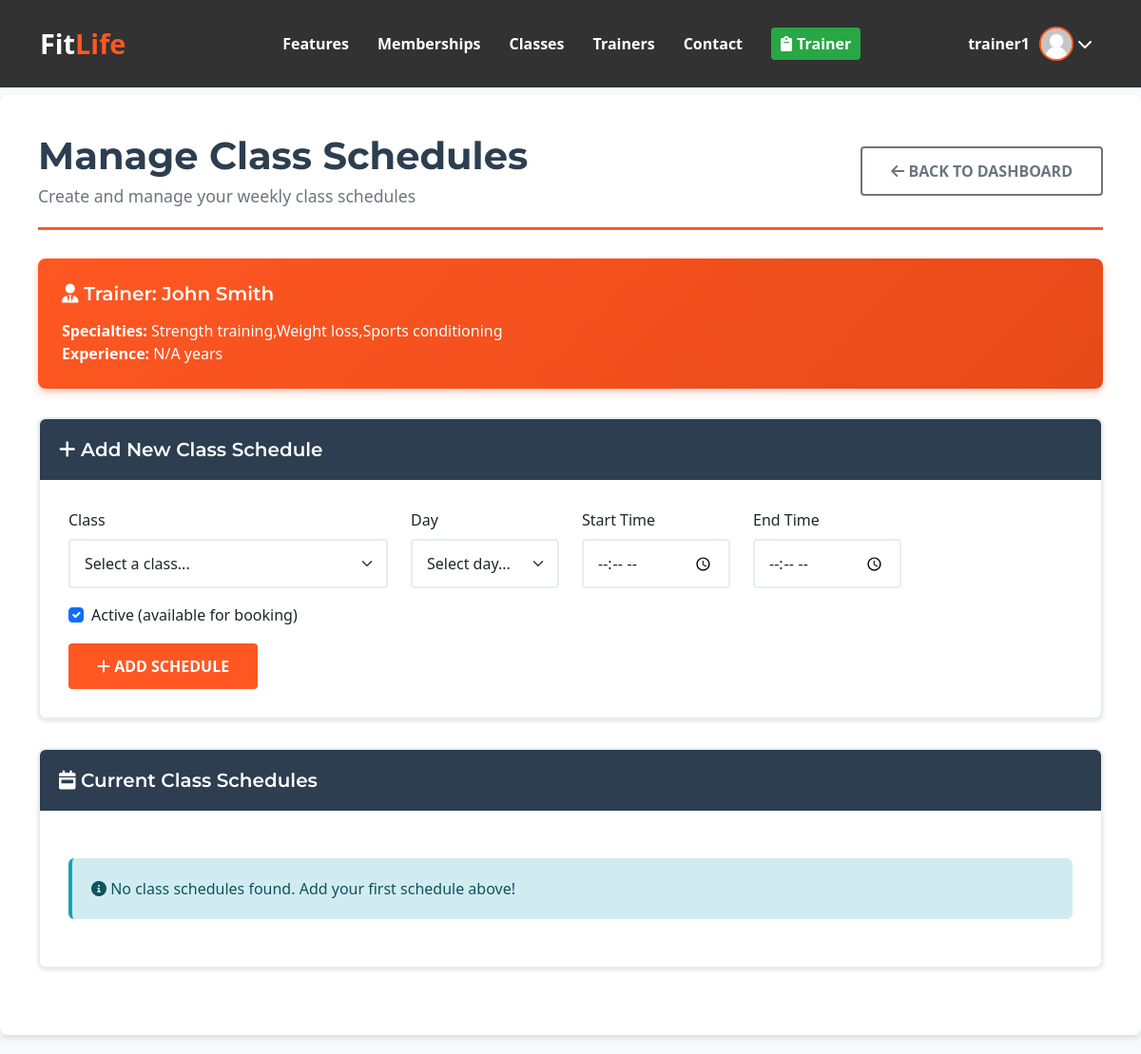
/pages/manage-schedules.php (signed in), run on the app's committed database.
### tables this page shows
CREATE TABLE IF NOT EXISTS trainers (
    id INT AUTO_INCREMENT PRIMARY KEY,
    user_id INT NOT NULL UNIQUE,
    name VARCHAR(100) NOT NULL,
    bio TEXT,
    specialties TEXT,
    image_url VARCHAR(255),
    is_active BOOLEAN DEFAULT TRUE,
    created_at TIMESTAMP DEFAULT CURRENT_TIMESTAMP,
    FOREIGN KEY (user_id) REFERENCES users(id) ON DELETE CASCADE
);

### pages/manage-schedules.php (the view, shortened to what this page needs)
<?php
require_once __DIR__ . '/../includes/db_connect.php';
$trainer_id = $_SESSION['user_id'];
$trainer_stmt = $pdo->prepare("SELECT * FROM trainers WHERE user_id = ?");
$trainer_stmt->execute([$trainer_id]);
$trainer = $trainer_stmt->fetch(PDO::FETCH_ASSOC);
$schedules_stmt = $pdo->prepare("
    SELECT cs.*, c.name as class_name, c.description, c.capacity
    FROM class_schedules cs
    JOIN classes c ON cs.class_id = c.id
    WHERE c.trainer_id = ?
    ORDER BY FIELD(cs.day_of_week, 'Monday', 'Tuesday', 'Wednesday', 'Thursday', 'Friday', 'Saturday', 'Sunday'), cs.start_time
");
$schedules_stmt->execute([$trainer['id']]);
$existing_schedules = $schedules_stmt->fetchAll(PDO::FETCH_ASSOC);
?>
<!DOCTYPE html>
<html lang="en">
<head>
    <link rel="stylesheet" href="https://cdnjs.cloudflare.com/ajax/libs/font-awesome/6.0.0/css/all.min.css">
    <link rel="stylesheet" href="../assets/css/styles.css">
    <link rel="stylesheet" href="../assets/css/navbar.css">
    <link href="https://cdn.jsdelivr.net/npm/bootstrap@5.1.3/dist/css/bootstrap.min.css" rel="stylesheet">
</head>
<body>
    <?php include_once __DIR__ . '/../includes/components/navbar.php'; ?>
<div class="main-container">
    <div class="page-header">
        <div class="d-flex justify-content-between align-items-center">
            <div>
                <h1>Manage Class Schedules</h1>
                <p>Create and manage your weekly class schedules</p>
            </div>
            <a href="trainer-dashboard.php" class="btn btn-outline-secondary">
                <i class="fas fa-arrow-left"></i> Back to Dashboard
            </a>
        </div>
    </div>
    <div class="info-card">
        <h5>
            <i class="fas fa-user-tie"></i> Trainer: <?php echo htmlspecialchars($trainer['name']); ?>
        </h5>
        <p class="mb-0">
            <strong>Specialties:</strong> <?php echo htmlspecialchars($trainer['specialties']); ?><br>
            <strong>Experience:</strong> <?php echo isset($trainer['experience_years']) ? htmlspecialchars($trainer['experience_years']) : 'N/A'; ?> years
        </p>
    </div>
    <div class="form-card">
        <div class="form-card-header">
            <h5><i class="fas fa-plus"></i> Add New Class Schedule</h5>
        </div>
        <div class="form-card-body">
                    <form id="scheduleForm">
                        <div class="row">
                            <div class="col-md-4">
                                <label for="class_id" class="form-label">Class</label>
                                <select class="form-select" id="class_id" name="class_id" required>
                                    <option value="">Select a class...</option>
                                </select>
                            </div>
                            <div class="col-md-2">
                                <label for="day_of_week" class="form-label">Day</label>
                                <select class="form-select" id="day_of_week" name="day_of_week" required>
                                    <option value="">Select day...</option>
                                </select>
                            </div>
                            <div class="col-md-2">
                                <label for="start_time" class="form-label">Start Time</label>
                                <input type="time" class="form-control" id="start_time" name="start_time" required>
                            </div>
                            <div class="col-md-2">
                                <label for="end_time" class="form-label">End Time</label>
                                <input type="time" class="form-control" id="end_time" name="end_time" required>
                            </div>
                        </div>
                        <div class="row mt-3">
                            <div class="col-md-12">
                                <div class="form-check">
                                    <input class="form-check-input" type="checkbox" id="is_active" name="is_active" checked>
                                    <label class="form-check-label" for="is_active">
                                        Active (available for booking)
                                    </label>
                                </div>
                            </div>
                        </div>
                        <div class="row mt-3">
                            <div class="col-md-12">
                                <button type="submit" class="btn btn-primary">
                                    <i class="fas fa-plus"></i> Add Schedule
                                </button>
                            </div>
                        </div>
                    </form>
        </div>
    </div>
    <div class="form-card">
        <div class="form-card-header">
            <h5><i class="fas fa-calendar-week"></i> Current Class Schedules</h5>
        </div>
        <div class="form-card-body">
                    <?php if (empty($existing_schedules)): ?>
                        <div class="alert alert-info">
                            <i class="fas fa-info-circle"></i> No class schedules found. Add your first schedule above!
                        </div>
                    <?php endif; ?>
        </div>
    </div>
</div>
</body>
</html>

### assets/css/styles.css (style rules this page uses)
:root { --primary: #ff5722; --secondary: #2c3e50; --light: #f8f9fa; --dark: #212529; --success: #28a745; --gray: #6c757d; }
* { margin: 0; padding: 0; box-sizing: border-box; }
body { font-family: 'Open Sans', sans-serif; line-height: 1.6; color: var(--dark); overflow-x: hidden; padding-top: 80px; }
h1, h2, h3, h4, h5, h6 { font-family: 'Montserrat', sans-serif; font-weight: 700; margin-bottom: 1rem; }
.btn { display: inline-block; padding: 12px 30px; background-color: var(--primary); color: white; border: none; border-radius: 4px; font-weight: 600; text-decoration: none; text-transform: uppercase; transition: all 0.3s ease; cursor: pointer; }

### pages/manage-schedules.php (style rules this page uses)
body { background-color: var(--light); padding-top: 80px; }
.main-container { background-color: white; border-radius: 8px; box-shadow: 0 4px 6px rgba(0,0,0,0.1); padding: 40px; margin: 20px auto; max-width: 1200px; }
.page-header { border-bottom: 3px solid var(--primary); padding-bottom: 20px; margin-bottom: 30px; }
.page-header h1 { color: var(--secondary); font-family: 'Montserrat', sans-serif; font-weight: 700; margin-bottom: 5px; }
.page-header p { color: var(--gray); font-size: 1.1rem; margin-bottom: 0; }
.info-card { background: linear-gradient(135deg, var(--primary) 0%, #e64a19 100%); color: white; border-radius: 8px; padding: 25px; margin-bottom: 30px; box-shadow: 0 4px 8px rgba(255, 87, 34, 0.3); }
.info-card h5 { font-family: 'Montserrat', sans-serif; font-weight: 600; margin-bottom: 15px; }
.form-card { background-color: white; border: 2px solid #e9ecef; border-radius: 8px; margin-bottom: 30px; overflow: hidden; box-shadow: 0 2px 4px rgba(0,0,0,0.1); }
.form-card-header { background-color: var(--secondary); color: white; padding: 20px; border-bottom: none; }
.form-card-header h5 { font-family: 'Montserrat', sans-serif; font-weight: 600; margin: 0; }
.form-card-body { padding: 30px; }
.form-control, .form-select { border: 2px solid #e9ecef; border-radius: 4px; padding: 12px 15px; font-size: 1rem; transition: all 0.3s ease; }
.btn { padding: 12px 30px; font-weight: 600; text-transform: uppercase; border-radius: 4px; transition: all 0.3s ease; border: none; }
.btn-primary { background-color: var(--primary); color: white; }
.btn-outline-secondary { background-color: transparent; border: 2px solid var(--gray); color: var(--gray); }
.alert { border-radius: 6px; border: none; padding: 20px; margin: 20px 0; }
.alert-info { background-color: #d1ecf1; color: #0c5460; border-left: 4px solid #17a2b8; }

### data on the page
trainers: name "John Smith", specialties "Strength training,Weight loss,Sports conditioning"

### other printed values
$username "trainer1"
